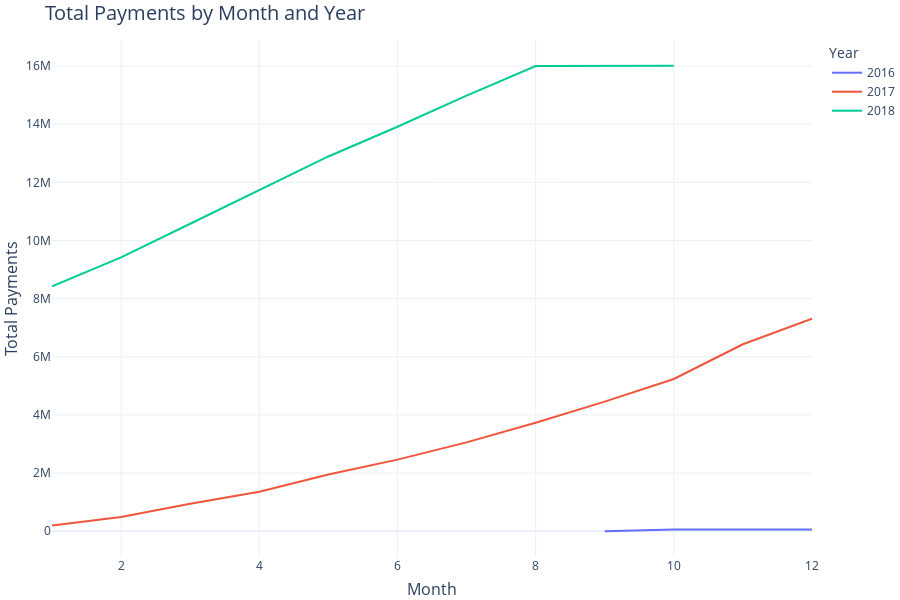

Notebook source saved alongside this figure:
### Markdown cell above
###  Calculate the commulative Sales on per year, per Months

### Code cell
query ='''select * ,sum(payment) over(order by year,months) as commulative_sum from 
(select year(orders.order_purchase_timestamp) as year,
month(orders.order_purchase_timestamp) as months ,
round(sum(payments.payment_value),2) payment
from payments join orders on orders.order_id=payments.order_id
group by year,months
order by year,months) as a'''
cur.execute(query)
data=cur.fetchall()
df=pd.DataFrame(data,columns=['Year','Month_Name','Actual_Price','Comulative_price'])


fig = px.line(df, x='Month_Name', y='Comulative_price', color='Year',
              title='Total Payments by Month and Year',
              # labels={'Month_Name': 'Month', 'Comulative_price': 'Total Payments', 'year': 'Year'}
             )

# Update layout for better aesthetics
fig.update_layout(
    xaxis_title='Month',
    yaxis_title='Total Payments',
    title_font_size=20,
    xaxis_title_font_size=16,
    yaxis_title_font_size=16,
    legend_title='Year',
    legend_title_font_size=14,
    template='plotly_white',  # Use a clean white template
    margin=dict(l=0, r=0, t=40, b=0),  # Adjust margins
    width=900,  # Set the width of the graph
    height=600  # Set the height of the graph
)

# Show the plot
fig.show()

### Figure 1 — Plotly figure (JSON) as saved in the notebook; plotly's stock layout.template omitted (floating-point values rounded to 4 significant figures)
{"data": [{"hovertemplate": "Year=2016<br>Month_Name=%{x}<br>Comulative_price=%{y}<extra></extra>", "legendgroup": "2016", "line": {"color": "#636efa", "dash": "solid"}, "marker": {"symbol": "circle"}, "mode": "lines", "name": "2016", "orientation": "v", "showlegend": true, "type": "scatter", "x": [9, 10, 12], "xaxis": "x", "y": [252.2, 59340.0, 59360.0], "yaxis": "y"}, {"hovertemplate": "Year=2017<br>Month_Name=%{x}<br>Comulative_price=%{y}<extra></extra>", "legendgroup": "2017", "line": {"color": "#EF553B", "dash": "solid"}, "marker": {"symbol": "circle"}, "mode": "lines", "name": "2017", "orientation": "v", "showlegend": true, "type": "scatter", "x": [1, 2, 3, 4, 5, 6, 7, 8, 9, 10, 11, 12], "xaxis": "x", "y": [197900.0, 489800.0, 939600.0, 1357000.0, 1950000.0, 2462000.0, 3054000.0, 3728000.0, 4456000.0, 5236000.0, 6431000.0, 7309000.0], "yaxis": "y"}, {"hovertemplate": "Year=2018<br>Month_Name=%{x}<br>Comulative_price=%{y}<extra></extra>", "legendgroup": "2018", "line": {"color": "#00cc96", "dash": "solid"}, "marker": {"symbol": "circle"}, "mode": "lines", "name": "2018", "orientation": "v", "showlegend": true, "type": "scatter", "x": [1, 2, 3, 4, 5, 6, 7, 8, 9, 10], "xaxis": "x", "y": [8424000.0, 9417000.0, 10580000.0, 11740000.0, 12890000.0, 13910000.0, 14980000.0, 16000000.0, 16010000.0, 16010000.0], "yaxis": "y"}], "layout": {"height": 600, "legend": {"title": {"font": {"size": 14}, "text": "Year"}, "tracegroupgap": 0}, "margin": {"b": 0, "l": 0, "r": 0, "t": 40}, "title": {"font": {"size": 20}, "text": "Total Payments by Month and Year"}, "width": 900, "xaxis": {"anchor": "y", "autorange": true, "domain": [0, 1], "range": [1, 12], "title": {"font": {"size": 16}, "text": "Month"}, "type": "linear"}, "yaxis": {"anchor": "x", "autorange": true, "domain": [0, 1], "range": [-889100.0, 16900000.0], "title": {"font": {"size": 16}, "text": "Total Payments"}, "type": "linear"}}}
